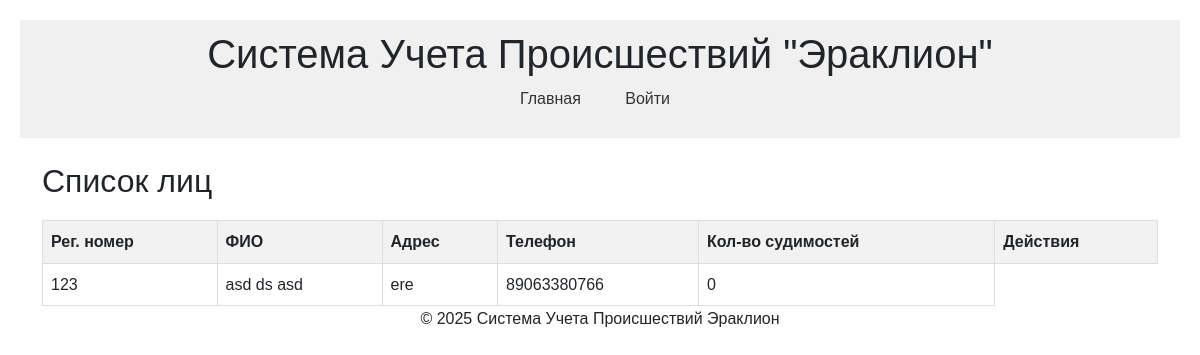
Before: /persons with the older database file.
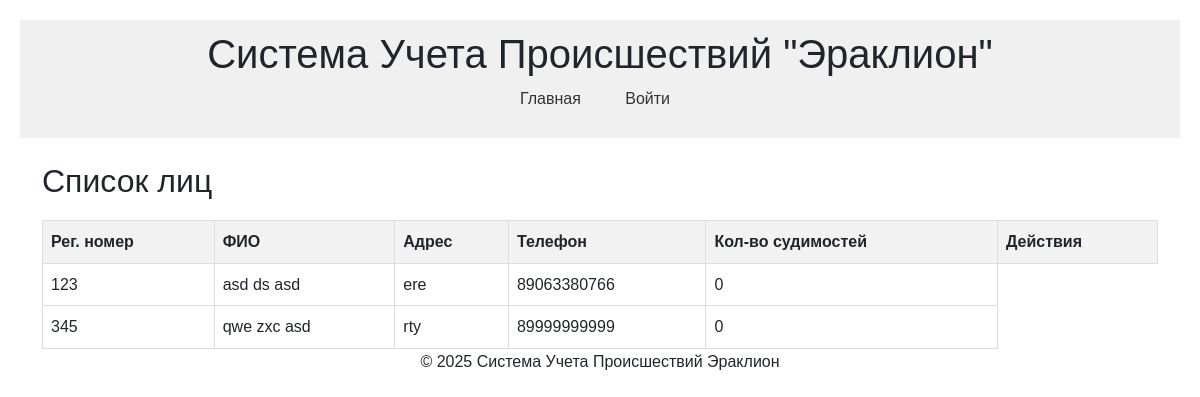
After: the same page with the newer database file.
### models.py (models this page shows, shortened)
class Person(db.Model):
    id = db.Column(db.Integer, primary_key=True)
    reg_number = db.Column(db.String(50), unique=True, nullable=False)
    first_name = db.Column(db.String(100), nullable=False)
    last_name = db.Column(db.String(100), nullable=False)
    patronymic = db.Column(db.String(100))
    address = db.Column(db.String(255))
    phone = db.Column(db.String(20))  # новое поле
    convictions_count = db.Column(db.Integer, default=0)
    incident_roles = db.relationship('IncidentPerson', backref='person', lazy='dynamic')

### routes.py (the view)
@login_required
@routes.route('/persons')
def list_persons():
    persons = Person.query.all()
    return render_template('persons/list_persons.html', persons=persons)

### templates/persons/list_persons.html (shortened to what this page needs)
{% extends "base.html" %}
{% block content %}
    <h2>Список лиц</h2>
    <table>
        <thead>
            <tr>
                <th>Рег. номер</th>
                <th>ФИО</th>
                <th>Адрес</th>
                <th>Телефон</th>
                <th>Кол-во судимостей</th>
                <th>Действия</th>
            </tr>
        </thead>
        <tbody>
            {% for person in persons %}
                <tr>
                    <td>{{ person.reg_number }}</td>
                    <td>{{ person.last_name }} {{ person.first_name }} {{ person.patronymic or '' }}</td>
                    <td>{{ person.address or 'Не указан' }}</td>
                    <td>{{ person.phone or 'Не указан' }}</td>
                    <td>{{ person.convictions_count }}</td>
                </tr>
            {% endfor %}
        </tbody>
    </table>
{% endblock %}

### templates/base.html (shortened to what this page needs)
<!DOCTYPE html>
<html lang="en">
<head>
    <link href="https://cdn.jsdelivr.net/npm/bootstrap@5.3.2/dist/css/bootstrap.min.css" rel="stylesheet">
    <link rel="stylesheet" href="{{ url_for('static', filename='css/style.css') }}">
</head>
<body>
    <header>
        <h1>Система Учета Происшествий "Эраклион"</h1>
        <nav>
            <ul>
                <li><a href="{{ url_for('routes.index') }}">Главная</a></li>
                {% if current_user.is_authenticated %}
                    <li><a href="{{ url_for('routes.list_incidents') }}">Происшествия</a></li>
                    <li><a href="{{ url_for('routes.list_persons') }}">Лица</a></li>
                    <li><a href="{{ url_for('routes.report_incident_count') }}">Отчеты</a></li>
                    <li><a href="{{ url_for('routes.logout') }}">Выйти</a></li>
                    <li>
                        <span>
                            {{ current_user.role }}
                        </span>
                    </li>
                {% else %}
                    <li>
                        <a href="{{ url_for('routes.login') }}">Войти</a>
                    </li>
                {% endif %}
            </ul>
        </nav>
    </header>
    <main>
        <div class="container mt-4">
            {% block content %}{% endblock %}
        </div>
    </main>
    <div class="footer-wrapper">
      <footer>
        <p>&copy; 2025 Система Учета Происшествий Эраклион</p>
      </footer>
    </div>
</body>
</html>

### static/css/style.css (style rules this page uses)
body { font-family: sans-serif; margin: 20px; line-height: 1.6; }
header { background-color: #f0f0f0; padding: 10px 0; text-align: center; margin-bottom: 20px; }
nav ul { list-style: none; padding: 0; }
nav ul li { display: inline; margin: 0 15px; }
nav a { text-decoration: none; color: #333; }
main { margin-top: 20px; }
table { width: 100%; border-collapse: collapse; margin-top: 20px; }
th, td { border: 1px solid #ddd; padding: 8px; text-align: left; }
th { background-color: #f2f2f2; }
a { color: #007bff; text-decoration: none; margin-right: 10px; }
.footer-wrapper { text-align: center; }

Changed rows visible on the page:
added Person: reg_number "345", last_name "qwe", first_name "zxc", patronymic "asd", address "rty", phone "89999999999", convictions_count "0"
